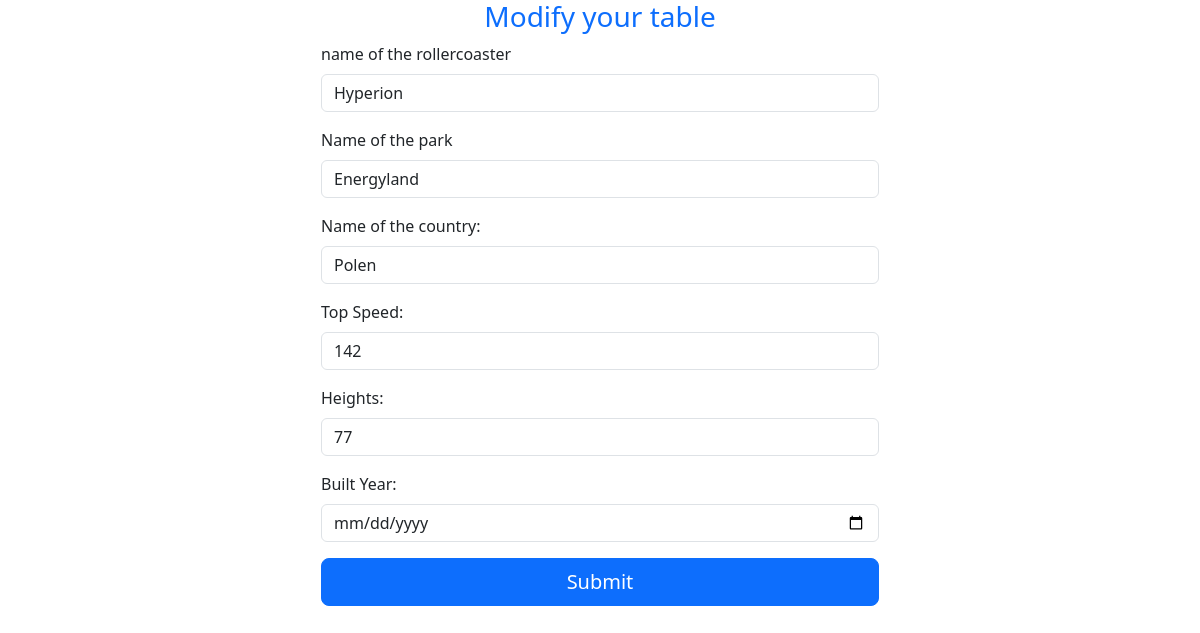
The app's page /update.php?Id=2 with its own data.
### tables this page shows
create table RollercoasterOfEu (
    Id smallint unsigned not null AUTO_INCREMENT,
    Name_ID varchar(50) not null,
    park varchar(50) not null,
    country varchar(50) not null,
    topspeed tinyint unsigned not null,
    height tinyint unsigned not null,
    built_Year date not null,
    IsActive bit not null default 1,
    Remark varchar(255) null default null,
    CreatedDate datetime(6) not null,
    UpdatedDate datetime(6) not null,
    constraint PK_RollercoassterOfEu_Id primary key clustered(Id)
);

### update.php (the view, shortened to what this page needs)
<?php
$dsn = "mysql:host=$server;
        dbname=$Database_username;
        charset=UTF8";
$pdo = new PDO($dsn, $Database_username, $Database_password);
if (isset($_POST['submit'])) {
    $sql = "UPDATE RollercoasterOfEu AS REC
SET
    REC.Name_ID = :Name_ID,
    REC.park = :park,
    REC.country = :country,
    REC.topspeed = :topspeed,
    REC.height = :height,
    REC.built_year = :built_year
WHERE REC.Id = :Id";
    $statement = $pdo->prepare($sql);
    $statement->bindValue(':Id', $_POST['Id'], PDO::PARAM_INT);
    $statement->bindValue(':Name_ID', $_POST['Name_ID'], PDO::PARAM_STR);
    $statement->bindValue(':park', $_POST['park'], PDO::PARAM_STR);
    $statement->bindValue(':country', $_POST['country'], PDO::PARAM_STR);
    $statement->bindValue(':topspeed', $_POST['topspeed'], PDO::PARAM_INT);
    $statement->bindValue(':height', $_POST['height'], PDO::PARAM_INT);
    $statement->bindValue(':built_year', $_POST['built_year'], PDO::PARAM_STR);
    $statement->execute();
    $display = 'flex';
    header('Refresh:3; url=index.php');
} else {
    $sql = "SELECT   REC.Id
                 ,REC.Name_ID
                 ,REC.park
                 ,REC.country
                 ,REC.topspeed
                 ,REC.height
                 ,REC.built_year
                FROM RollercoasterOfEu AS REC
                WHERE  REC.Id = :Id";
    $statement = $pdo->prepare($sql);
    $statement->bindValue(':Id', $_GET['Id'], PDO::PARAM_INT);
    $statement->execute();
    $result = $statement->fetch(PDO::FETCH_OBJ);
}
?>
<!doctype html>
<html lang="en">
<head>
    <link href="https://cdn.jsdelivr.net/npm/bootstrap@5.3.3/dist/css/bootstrap.min.css" rel="stylesheet"
>
</head>
<body>
    <div class="container ">
        <div class="row">
            <div class="col-3"></div>
            <div class="col-6 text-primary text-center">
                <h3 class="text-center">Modify your table</h3>
            </div>
            <div class="col-3"></div>
        </div>
        <div class="col-6 offset-md-3">
            <form action="update.php" method="POST">
                <div class="mb-3">
                    <label for="nameRoleerCoaster" class="form-label">name of the rollercoaster</label>
                    <input name="Name_ID" type="text" class="form-control" id="nameRoleerCoaster"
                        aria-describedby="rollercoaster" placeholder="Enter the name of the rollercoaster"
                        value="<?= $result->Name_ID ?? ''; ?>">
                </div>
                <div class="mb-3">
                    <label for="nameOfthePark" class="form-label">Name of the park</label>
                    <input name="park" type="text" class="form-control" id="nameOfthePark" aria-describedby="Park"
                        placeholder="Enter the name of the park" value="<?= $result->park ?? ''; ?>">
                </div>
                <div class="mb-3">
                    <label for="nameOftheCountry" class="form-label">Name of the country:</label>
                    <input name="country" type="text" class="form-control" id="nameOftheCountry"
                        aria-describedby="nameOftheCountry" placeholder="Enter the name of the country"
                        value="<?= $result->country ?? ''; ?>">
                </div>
                <div class="mb-3">
                    <label for="topSpeed" class="form-label">Top Speed:</label>
                    <input name="topspeed" type="number" min="0" max="255" class="form-control" id="topSpeed"
                        aria-describedby="topSpeed" placeholder="Enter the Top Speed"
                        value="<?= $result->topspeed ?? ''; ?>">
                </div>
                <div class="mb-3">
                    <label for="heights" class="form-label">Heights:</label>
                    <input name="height" type="number" min="0" max="255" class="form-control" id="heights"
                        aria-describedby="heights" placeholder="Enter the heights"
                        value="<?= $result->height ?? ''; ?>">
                </div>
                <div class="mb-3">
                    <label for="builtYear" class="form-label">Built Year:</label>
                    <input name="built_year" type="date" min="1900" class="form-control"
                        id="builtYear" placeholder="Enter the built year" value="<?= $result->height ?? ''; ?>">
                </div>
                <div class="d-grid gap-2">
                    <button name="submit" type="submit" class="btn btn-primary btn-lg">Submit</button>
                </div>
            </form>
        </div>
    </div>
</body>
</html>

### records on screen
rollercoasterofeu: Name_ID "Hyperion", park "Energyland", country "Polen", topspeed "142", height "77"
